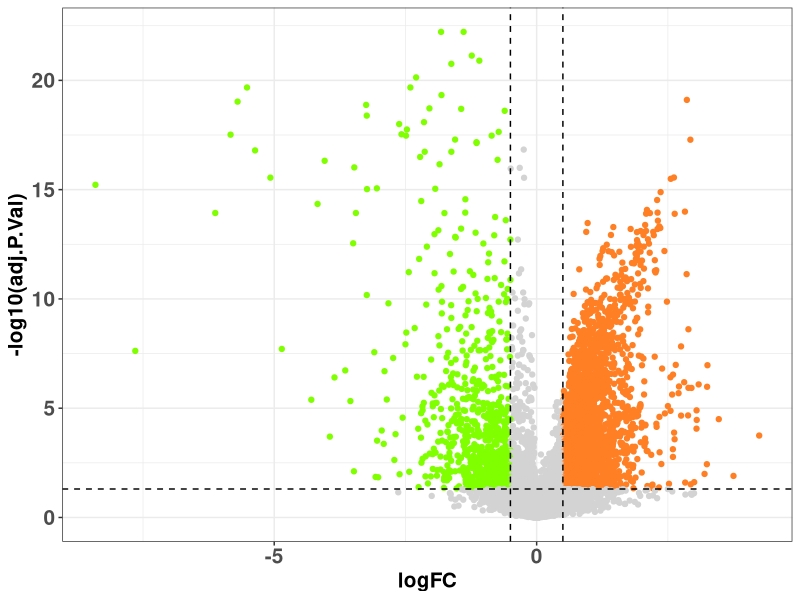
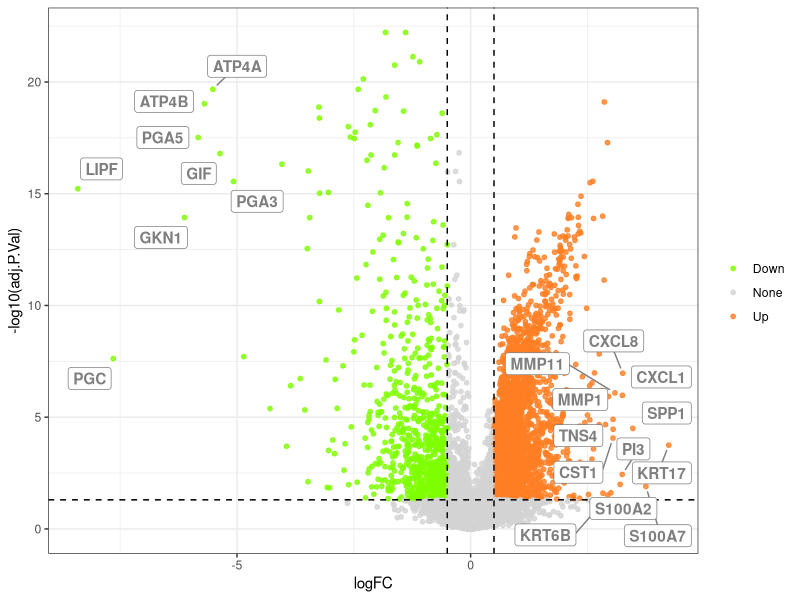

The R script that drew these images, in order:
library(ggplot2)

data = read.table("./DEG_limma.txt", header=T, row.names=1, sep="\t")
data$change <- as.factor(ifelse(data$adj.P.Val<0.05 & abs(data$logFC)>0.5,ifelse(data$logFC>0.5,'Up','Down'),'None'))

ggplot(data=data, aes(x=logFC, y=-log10(adj.P.Val), color=change)) +
geom_point(alpha=1, size=1.5) +
theme_bw() +
geom_hline(yintercept=-log10(0.05), linetype="dashed")+
geom_vline(xintercept=c(-0.5, 0.5), linetype="dashed")+
scale_color_manual(name="", values=c("chartreuse1", "lightgray", "chocolate1"), limits=c("Down", "None", "Up"))+
theme(axis.text.x=element_text(face="bold", size=15), axis.text.y=element_text(face="bold", size=15), legend.position="none", axis.title=element_text(face="bold", size=15))

########################################################################################
# 
data$sign <- ifelse(data$logFC>3 | data$logFC< -5, rownames(data), NA)

library(ggrepel)
ggplot(data=data, aes(x=logFC, y=-log10(adj.P.Val), color=change))+
geom_point(alpha=0.8, size=1.3)+
theme_bw()+
geom_hline(yintercept=-log10(0.05), linetype="dashed")+
geom_vline(xintercept=c(-0.5, 0.5), linetype="dashed")+
scale_color_manual(name="", values=c("chartreuse1", "lightgray", "chocolate1"), limits=c("Down", "None", "Up"))+
geom_label_repel(aes(label=sign), fontface="bold", color="grey50", box.padding=unit(0.35, "lines"), point.padding=unit(0.5, "lines"), segment.colour="grey50")






